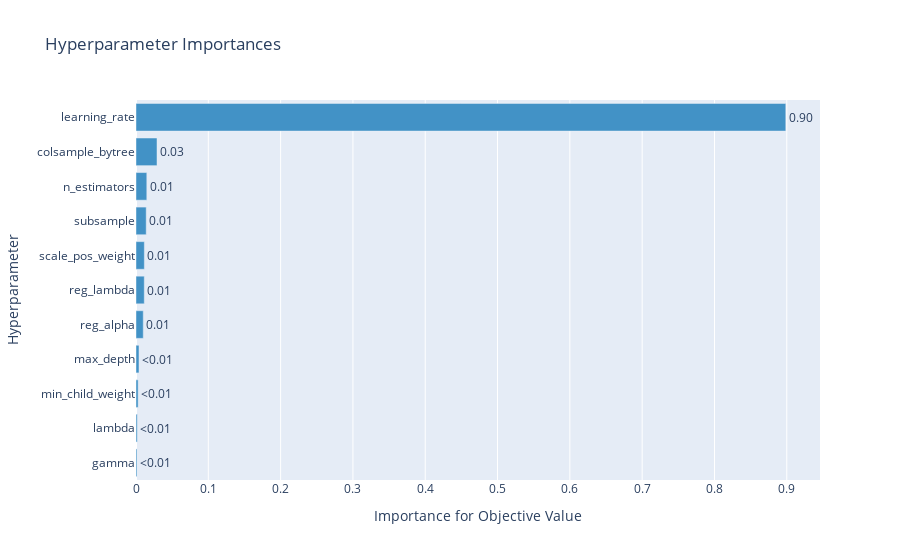

Here is the notebook cell this chart was saved with:
### Code cell
# 하이퍼파라미터별 중요도를 확인할 수 있는 그래프
optuna.visualization.plot_param_importances(study)

### Figure 1 — Plotly figure (JSON) as saved in the notebook; plotly's stock layout.template omitted (floating-point values rounded to 4 significant figures)
{"data": [{"cliponaxis": false, "hovertemplate": ["gamma (FloatDistribution): 0.0013908053936160787<extra></extra>", "lambda (FloatDistribution): 0.0017230254019178616<extra></extra>", "min_child_weight (IntDistribution): 0.002943426067500908<extra></extra>", "max_depth (IntDistribution): 0.0041227193280845035<extra></extra>", "reg_alpha (FloatDistribution): 0.01004413393870339<extra></extra>", "reg_lambda (FloatDistribution): 0.011434955140343768<extra></extra>", "scale_pos_weight (FloatDistribution): 0.011553144532438074<extra></extra>", "subsample (FloatDistribution): 0.014114842359845047<extra></extra>", "n_estimators (IntDistribution): 0.014942292327875866<extra></extra>", "colsample_bytree (FloatDistribution): 0.029079291744985133<extra></extra>", "learning_rate (FloatDistribution): 0.8986513637646895<extra></extra>"], "marker": {"color": "rgb(66,146,198)"}, "orientation": "h", "text": ["<0.01", "<0.01", "<0.01", "<0.01", "0.01", "0.01", "0.01", "0.01", "0.01", "0.03", "0.90"], "textposition": "outside", "type": "bar", "x": [0.001391, 0.001723, 0.002943, 0.004123, 0.01004, 0.01143, 0.01155, 0.01411, 0.01494, 0.02908, 0.8987], "y": ["gamma", "lambda", "min_child_weight", "max_depth", "reg_alpha", "reg_lambda", "scale_pos_weight", "subsample", "n_estimators", "colsample_bytree", "learning_rate"]}], "layout": {"showlegend": false, "title": {"text": "Hyperparameter Importances"}, "xaxis": {"title": {"text": "Importance for Objective Value"}}, "yaxis": {"title": {"text": "Hyperparameter"}}}}
